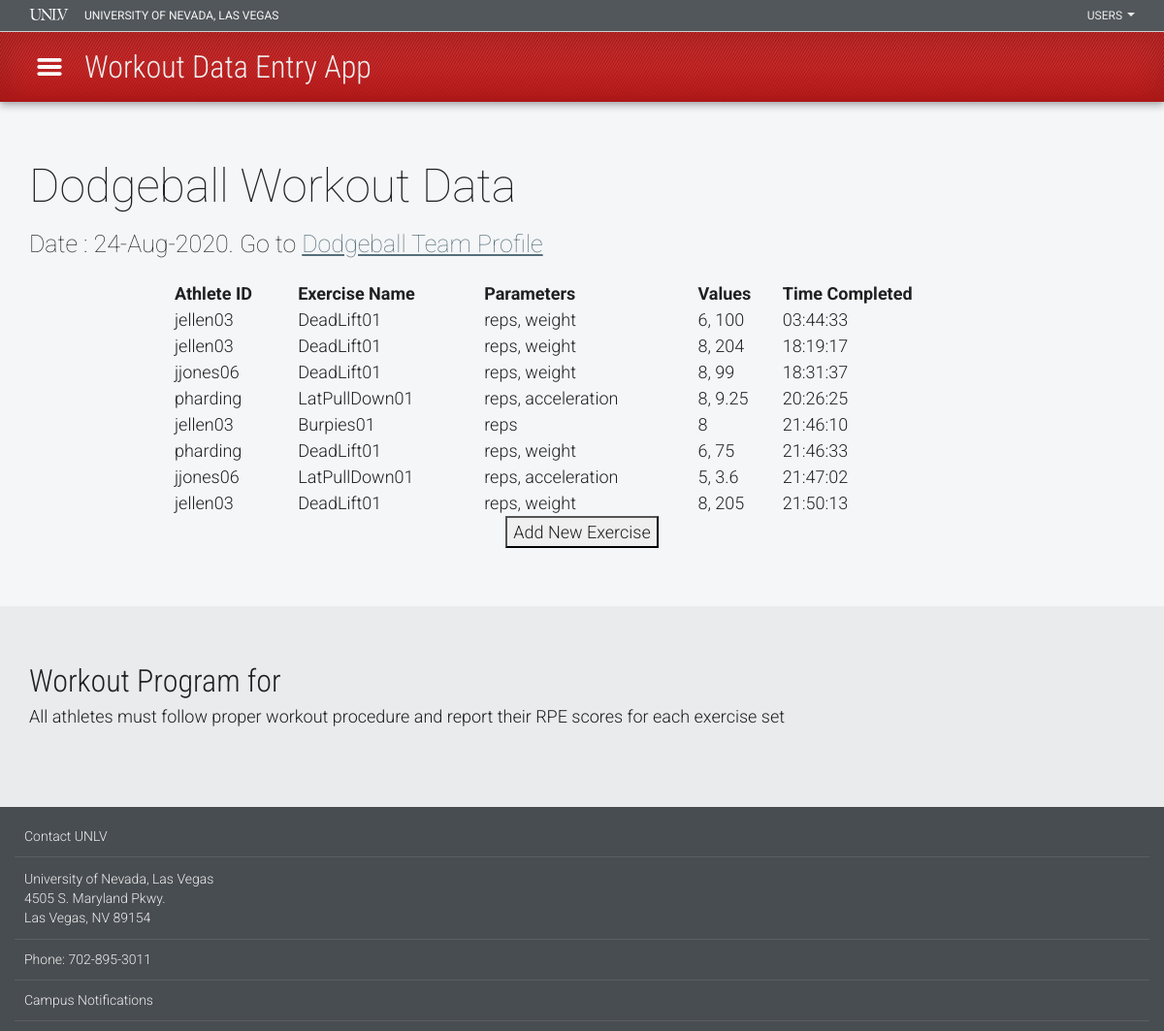
/workout (signed in), run on the app's committed database.
### app/models.py (models this page shows, shortened)
class Team(UserMixin, db.Model):
    id = db.Column(db.Integer, primary_key=True)
    username = db.Column(db.String(64), index=True, unique=True)
    team_name = db.Column(db.String(64), index=True)
    team_size = db.Column(db.Integer)
    trainer = db.Column(db.String(64))
    trainer_email = db.Column(db.String(120), index=True)
    password_hash = db.Column(db.String(128))
    athlete_userids = db.Column(db.String(140))    # A string representing a list of athlete_id strings
    workouts = db.relationship('Workout', backref='team', lazy='dynamic')

class Workout(db.Model):
    id = db.Column(db.Integer, index=True, primary_key=True)
    athlete_id = db.Column(db.String(30))
    exercise_name = db.Column(db.String(50))
    parameters = db.Column(db.String(100))          # A string representing a list of exercise parameters
    entries = db.Column(db.String(100))             # A string representing a list of exercise parameter values
    timestamp = db.Column(db.DateTime, index=True,default=datetime.utcnow())
    team_id =db.Column(db.Integer, db.ForeignKey('team.id'))
    def __repr__(self):
        return '<Exercise {}, Team_ID {} >'.format(self.exercise_name, self.team_id)

### app/routes.py (the view)
@app.route('/workout',methods=['GET','POST'])
@login_required
def workout():
    exercises = Workout.query.filter_by(team_id=current_user.id).all()  # TODO: only request exercises logged by current team
    for exercise in exercises:
        exercise.parameters = exercise.parameters[1:-1].split(",")
        exercise.entries = exercise.entries[1:-1].split(",")
    print("You have entered the workout page.")
    print (exercises)
    form = WorkoutForm()
    if form.is_submitted():
        return redirect(url_for('entry'))
    dateString =  datetime.utcnow().strftime("%d-%b-%Y")
    return render_template('workout.html', title="Workout Data Entry App", date = dateString , exercises=exercises, form=form)

### app/forms.py
class WorkoutForm(FlaskForm):
    submit = SubmitField('Add New Exercise')

### app/models.py (called while the page is built)
@login.user_loader      ##Necessary loader function to take login id string and convert it into int
def load_user(id):
    return Team.query.get(int(id))

### app/templates/workout.html (shortened to what this page needs)
{% extends "layout.html" %}
{% block content %}
<div id="content">
  <div id="content-main" role="main" aria-label="main content">
    <div class="region region-content">
      <form action="" method="post" novalidate>
        <section aria-label="Workout Data Page">
          <div class="container">
            <h2 class="clear-margins">{{current_user.team_name}} Workout Data</h2>
            <p class="lead">Date :  {{date}}. Go to <a href="{{url_for('team_profile',team_name=current_user.team_name)}}">{{current_user.team_name}} Team Profile</a>  </p>
          </div>
          <div class="row">
            <div class="col-md-12 text-center">
                  <table style="width:70%; margin-top: 20px; margin-left: auto; margin-right:auto; text-align:left;">
                      <thead>
                      <tr>
                          <th scope="col">Athlete ID</th>
                          <th scope="col">Exercise Name</th>
                          <th scope="col">Parameters</th>
                          <th scope="col">Values</th>
                          <th scope="col">Time Completed</th>
                      </tr>
                      </thead>
                      <tbody>
                      {% for exercise in exercises %}
                        <tr>
                          <td scope="row">{{exercise.athlete_id}}</td>
                          <td>{{exercise.exercise_name}}</td>
                          <td>{% for parameter in exercise.parameters %} {{parameter}}{% if not loop.last %},{% endif %} {% endfor %} </td>
                          <td>{% for entry in exercise.entries %} {{entry}}{% if not loop.last %},{% endif %} {% endfor %} </td>
                          <td>{{exercise.timestamp.strftime("%H:%M:%S")}}</td>
                        </tr>
                      {% endfor %}
                      </tbody>
                  </table>
                  <span>{{form.submit}}</span>
            </div>
        </div>
        </section>
        <section class="bg-gray">
          <div class="container">
            <h3 class="clear-margin-top">Workout Program for {{team}}</h3>
            <p>All athletes must follow proper workout procedure and report their RPE scores for each exercise set </p>
          </div>
        </section>
      </form>
    </div>
  </div>
</div>
{% endblock %}

### app/static/css/layout.css (style rules this page uses)
html { background-color:#484d51; }
body.navbar-is-fixed-top { padding-top: 72px !important; }
@media (min-width: 768px) { body.navbar-is-fixed-top { padding-top: 104px !important; } }

### data on the page
Team: team_name "Dodgeball"
Workout: athlete_id "jellen03", exercise_name "DeadLift01", parameters "reps" "weight", entries "6" "100", timestamp "03:44:33"
Workout: athlete_id "jellen03", exercise_name "DeadLift01", parameters "reps" "weight", entries "8" "204", timestamp "18:19:17"
Workout: athlete_id "jjones06", exercise_name "DeadLift01", parameters "reps" "weight", entries "8" "99", timestamp "18:31:37"
Workout: athlete_id "pharding", exercise_name "LatPullDown01", parameters "reps" "acceleration", entries "8" "9.25", timestamp "20:26:25"
Workout: athlete_id "jellen03", exercise_name "Burpies01", parameters "reps", entries "8", timestamp "21:46:10"
Workout: athlete_id "pharding", exercise_name "DeadLift01", parameters "reps" "weight", entries "6" "75", timestamp "21:46:33"
Workout: athlete_id "jjones06", exercise_name "LatPullDown01", parameters "reps" "acceleration", entries "5" "3.6", timestamp "21:47:02"
Workout: athlete_id "jellen03", exercise_name "DeadLift01", parameters "reps" "weight", entries "8" "205", timestamp "21:50:13"
